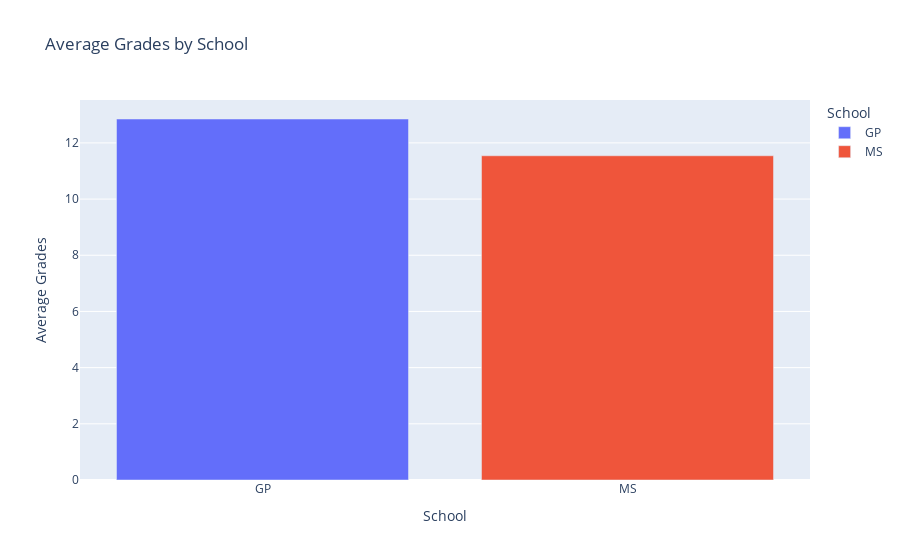

The code cell stored with this chart in its notebook:
### Code cell
import pandas as pd
import plotly.express as px

# Assume df is your DataFrame containing the data

# Calculate the average grades for students from each school
average_grades_by_school = df.groupby('school')['G3'].mean().reset_index()

# Create a bar chart for average grades by school
fig = px.bar(average_grades_by_school, x='school', y='G3', 
             title='Average Grades by School',
             labels={'school': 'School', 'G3': 'Average Grades'},color="school")

# Display the bar chart
fig.show()

### Figure 1 — Plotly figure (JSON) as saved in the notebook; plotly's stock layout.template omitted (floating-point values rounded to 4 significant figures)
{"data": [{"alignmentgroup": "True", "hovertemplate": "School=%{x}<br>Average Grades=%{y}<extra></extra>", "legendgroup": "GP", "marker": {"color": "#636efa", "pattern": {"shape": ""}}, "name": "GP", "offsetgroup": "GP", "orientation": "v", "showlegend": true, "textposition": "auto", "type": "bar", "x": ["GP"], "xaxis": "x", "y": [12.85], "yaxis": "y"}, {"alignmentgroup": "True", "hovertemplate": "School=%{x}<br>Average Grades=%{y}<extra></extra>", "legendgroup": "MS", "marker": {"color": "#EF553B", "pattern": {"shape": ""}}, "name": "MS", "offsetgroup": "MS", "orientation": "v", "showlegend": true, "textposition": "auto", "type": "bar", "x": ["MS"], "xaxis": "x", "y": [11.54], "yaxis": "y"}], "layout": {"barmode": "relative", "legend": {"title": {"text": "School"}, "tracegroupgap": 0}, "title": {"text": "Average Grades by School"}, "xaxis": {"anchor": "y", "categoryarray": ["GP", "MS"], "categoryorder": "array", "domain": [0, 1], "title": {"text": "School"}}, "yaxis": {"anchor": "x", "domain": [0, 1], "title": {"text": "Average Grades"}}}}
